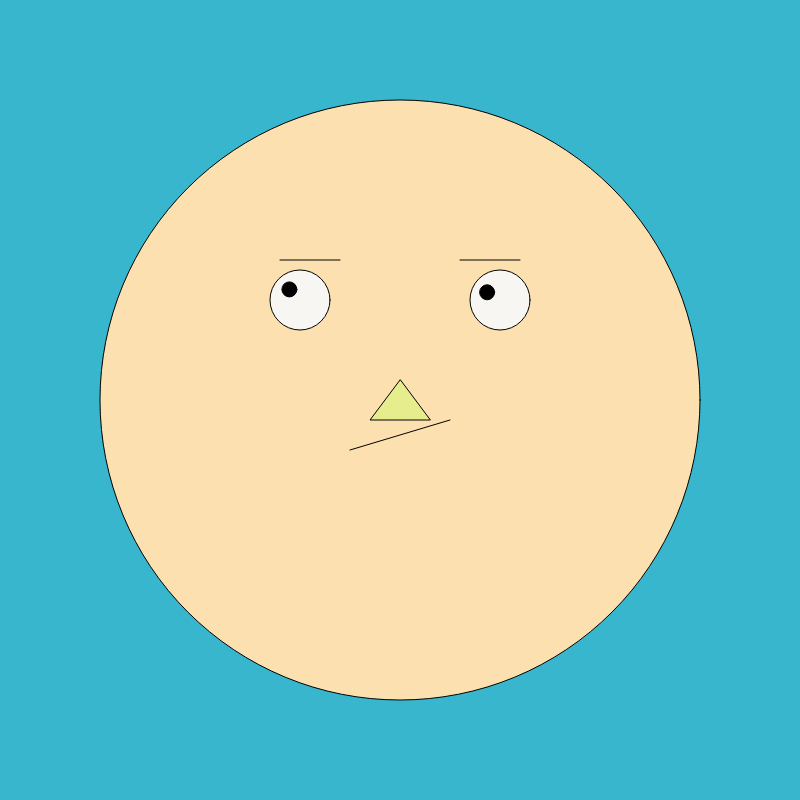
Frame 1 (no input)
Frame 60 (no input): identical to frame 1, image omitted
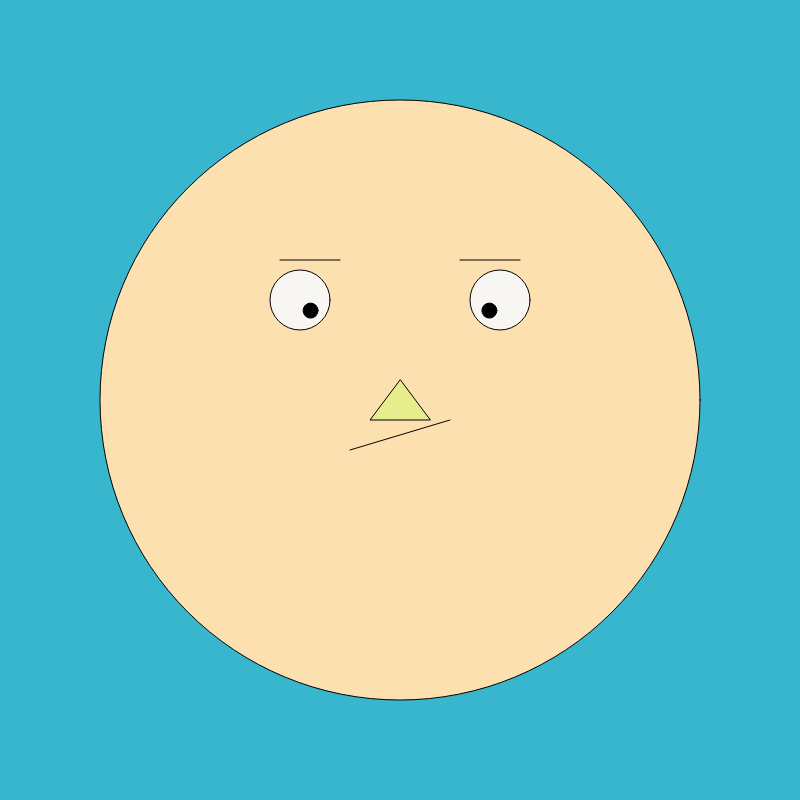
Frame 120 (the mouse pressed at the canvas centre since frame 60)

The p5.js sketch that drew these frames (run headless with seeded random() and noise() and a simulated clock; from frame 60 on, the mouse is pressed at the canvas centre):

// p5.js sketch
// ── sketch.js
function setup() {
createCanvas(800, 800);
}

function draw() {
background("#37B6CD");

let cx = 400;
let cy = 400;

fill("#FDE0B0");
circle(cx, cy, 600); // rosto

// olhos
let olhoEsqX = cx - 100;
let olhoDirX = cx + 100;
let olhoY = cy - 100;

fill("#F7F7F7F3");
circle(olhoEsqX, olhoY, 60);
circle(olhoDirX, olhoY, 60);

// função pra desenhar pupila limitada
function desenhaPupila(ox, oy) {
let dx = mouseX - ox;
let dy = mouseY - oy;

let distancia = sqrt(dx * dx + dy * dy);

let limite = 15; // quanto a pupila pode se mover

if (distancia > limite) {
dx = (dx / distancia) * limite;
dy = (dy / distancia) * limite;
}

fill(0);
circle(ox + dx, oy + dy, 15);
}

desenhaPupila(olhoEsqX, olhoY);
desenhaPupila(olhoDirX, olhoY);

// nariz
fill("#E6ED8D");
triangle(cx, cy - 20, cx - 30, cy + 20, cx + 30, cy + 20);

// boca
line(cx - 50, cy + 50, cx + 50, cy + 20);

// sobrancelhas
line(cx - 120, cy - 140, cx - 60, cy - 140);
line(cx + 60, cy - 140, cx + 120, cy - 140);
}
